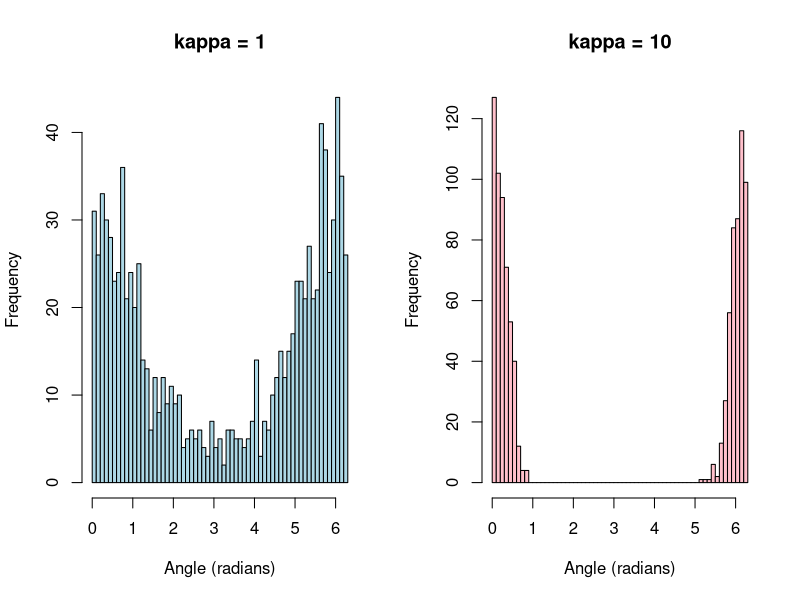
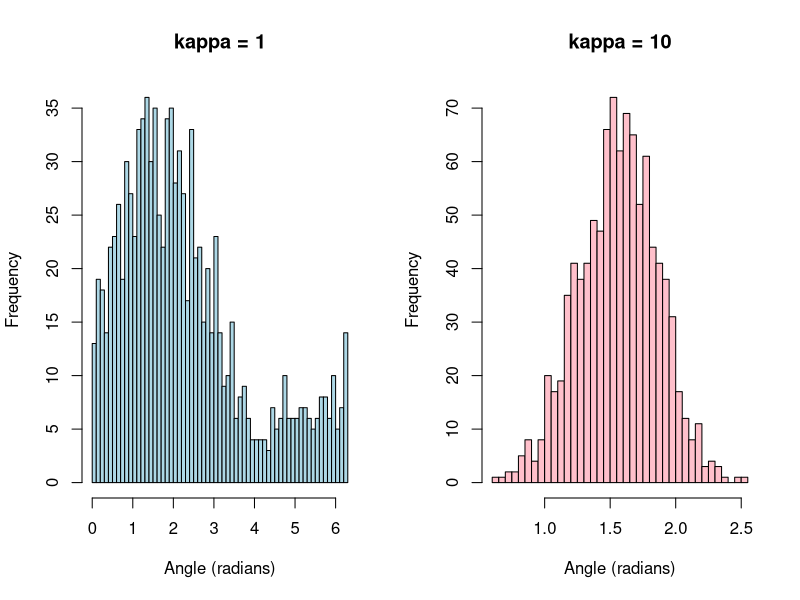

Generate these figures, in order, with R:
# install.packages("circular")
library(circular)

mu=0
kappa=c(1,10)
n=1000

x1=rvonmises(n, mu, kappa[1])
x2=rvonmises(n, mu, kappa[2])

par(mfrow=c(1,2))
hist(as.vector(x1), 
     breaks=50, main=paste("kappa =", kappa[1]), xlab="Angle (radians)", col="lightblue")
hist(as.vector(x2),
     breaks=50, main=paste("kappa =", kappa[2]), xlab="Angle (radians)", col="pink")

mu=pi/2
kappa=c(1,10)
n=1000

x1=rvonmises(n, mu, kappa[1])
x2=rvonmises(n, mu, kappa[2])

par(mfrow=c(1,2))
hist(as.vector(x1), 
     breaks=50, main=paste("kappa =", kappa[1]), xlab="Angle (radians)", col="lightblue")
hist(as.vector(x2),
     breaks=50, main=paste("kappa =", kappa[2]), xlab="Angle (radians)", col="pink")
